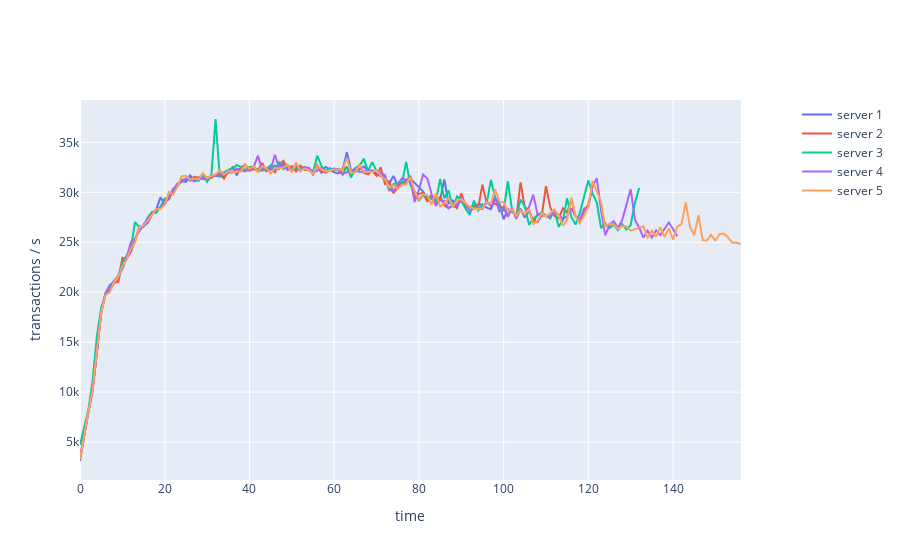

The notebook cell this image was saved under:
### Markdown cell above
## With network

Num multisig = 5

5 servers

20 clients

### Code cell
import plotly.graph_objects as go
from plotly.subplots import make_subplots
import pandas as pd

fig = make_subplots(specs=[[{"secondary_y": True}]])

for i in range(0,5):
    df = pd.read_csv(f"5sig{i+1}.csv")
    fig.add_trace(
        go.Scatter(y=df['tx'], name=f"server {i+1}"),
        secondary_y=False,
    )

fig.update_xaxes(title_text="time")
fig.update_yaxes(title_text="transactions / s", secondary_y=False)

fig.show()

### Figure 1 — Plotly figure (JSON) as saved in the notebook; plotly's stock layout.template omitted (floating-point values rounded to 4 significant figures; data arrays with more than 128 entries replaced by an {"elided": "..."} marker saying what was removed)
{"data": [{"name": "server 1", "type": "scatter", "xaxis": "x", "y": [3097, 5769, 8037, 10105, 13829, 17877, 19856, 20118, 20903, 21064, 22807, 23316, 24020, 25281, 26356, 26612, 26947, 27759, 28280, 29500, 28756, 29670, 29929, 30677, 31134, 31049, 31712, 31111, 31250, 31490, 31483, 31607, 31648, 31598, 31630, 31970, 32502, 31704, 32403, 32220, 32523, 32434, 32251, 32490, 32129, 32312, 32683, 32338, 32924, 32647, 32454, 32215, 32381, 32532, 32373, 31783, 32628, 31970, 32559, 32304, 31996, 31897, 32231, 34005, 32165, 32046, 32284, 32592, 32180, 32168, 31847, 31592, 31370, 30888, 31641, 30679, 30980, 30883, 31394, 30944, 30538, 30075, 29313, 29646, 29345, 29217, 31288, 28891, 29199, 28658, 29207, 28520, 28474, 28636, 28805, 28786, 28465, 28315, 29394, 28965, 27300, 28306, 28062, 27690, 28353, 27470, 28125, 27173, 26996, 27709], "yaxis": "y"}, {"name": "server 2", "type": "scatter", "xaxis": "x", "y": [3409, 5893, 8082, 10425, 14063, 18150, 19805, 20261, 21079, 21010, 23452, 23315, 24249, 25123, 26586, 26552, 27231, 27835, 28292, 28485, 29104, 29274, 30206, 30856, 31182, 31368, 31201, 31563, 31409, 31407, 31383, 31431, 31768, 31797, 31366, 32163, 32466, 31990, 32472, 32797, 32146, 32317, 32166, 32933, 32138, 32443, 32002, 32799, 33158, 32341, 32616, 32089, 32679, 32261, 32209, 32149, 32748, 32097, 31974, 32243, 32206, 32228, 32314, 32494, 31698, 32114, 32774, 31944, 31829, 32181, 31649, 32517, 30839, 31076, 29912, 30446, 30870, 31170, 31648, 29379, 29846, 29944, 29048, 29766, 28785, 29585, 28685, 28393, 28758, 28412, 29903, 28700, 28537, 28524, 28425, 30768, 28919, 28916, 28846, 28591, 28453, 27554, 28417, 27414, 30997, 28468, 28285, 26979, 27794, 27639, 30616, 28517, 27642, 27399, 28389, 27951, 29295, 27587, 27056, 28144, 28762, 30788], "yaxis": "y"}, {"name": "server 3", "type": "scatter", "xaxis": "x", "y": {"elided": "133 int values"}, "yaxis": "y"}, {"name": "server 4", "type": "scatter", "xaxis": "x", "y": {"elided": "142 int values"}, "yaxis": "y"}, {"name": "server 5", "type": "scatter", "xaxis": "x", "y": {"elided": "157 int values"}, "yaxis": "y"}], "layout": {"autosize": true, "xaxis": {"anchor": "y", "autorange": true, "domain": [0, 0.94], "range": [0, 156], "title": {"text": "time"}}, "yaxis": {"anchor": "x", "autorange": true, "domain": [0, 1], "range": [1195.0, 39240.0], "title": {"text": "transactions / s"}, "type": "linear"}, "yaxis2": {"anchor": "x", "overlaying": "y", "side": "right"}}}
